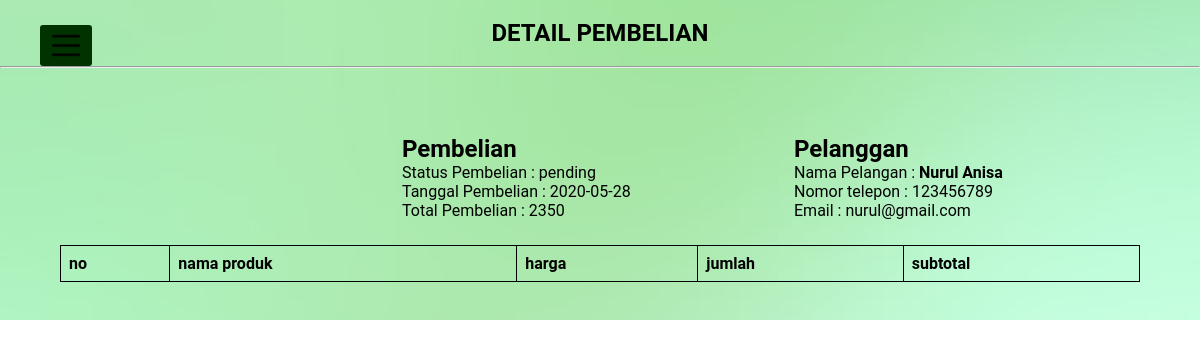
/admin/index.php?halaman=detail&id=2 (signed in), run on the app's committed database.
### tables this page shows
CREATE TABLE `pembelian` (
  `id_pembelian` int(11) NOT NULL,
  `id_karyawan` int(11) NOT NULL,
  `tanggal_pembelian` date NOT NULL,
  `total_pembelian` int(11) NOT NULL,
  `status_pembelian` varchar(100) NOT NULL DEFAULT 'pending',
  `pengiriman` varchar(100) NOT NULL
);

CREATE TABLE `karyawan` (
  `id_karyawan` int(11) NOT NULL,
  `pelanggan` varchar(255) NOT NULL,
  `email_pelanggan` varchar(255) NOT NULL,
  `password_pelanggan` varchar(25) NOT NULL,
  `telepon_pelanggan` int(25) NOT NULL
);

### admin/detail.php (the view, shortened to what this page needs)
<!DOCTYPE html>
<html>
<head>
	 <link rel="stylesheet" href="../css/index-admin.css">
</head>
<body><br>
<center><h1>DETAIL PEMBELIAN</h1></center><br>
<hr><br>
<?php
	$ambil = $koneksi->query("SELECT * FROM pembelian JOIN karyawan
		ON pembelian.id_karyawan=karyawan.id_karyawan
		WHERE pembelian.id_pembelian='$_GET[id]'");
	$detail = $ambil->fetch_assoc();
 ?>
<!--  <pre><?php print_r($detail); ?></pre>
 -->
 <br><br>
<div class="row3">
	<div class="column3">
  </div>
  <div class="column3">
  	<h2> Pembelian</h2>
	 	Status Pembelian : <?php echo $detail['status_pembelian']; ?><br>
	 	Tanggal Pembelian : <?php echo $detail['tanggal_pembelian'];  ?><br>
 	Total Pembelian : <?php echo $detail['total_pembelian']; ?>
	<br>
  </div>
  <div class="column3">
  	<h2>Pelanggan</h2>
 <p>
 	     Nama Pelangan : <strong><?php echo $detail['pelanggan']; ?></strong><br>
	 	Nomor telepon : <?php echo $detail['telepon_pelanggan']; ?><br>
	 	Email : <?php echo $detail['email_pelanggan']; ?><br>
 </p>
  </div>
</div>
<center>
 <table class="tablee">
 	<thead>
 		<tr>
 			<th>no</th>
 			<th>nama produk</th>
 			<th>harga</th>
 			<th>jumlah</th>
 			<th>subtotal</th>
 		</tr>
 	</thead>
 </table></center><br>
 <br>
</body>
</html>

### css/index-admin.css (style rules this page uses)
* { padding: 0; margin: 0; list-style: none; text-decoration: none; }
body { font-family: 'Roboto', sans-serif; }
.tablee { border-collapse: collapse; border-spacing: 0; width: 90%; border: 1px solid #000; }
th, td { text-align: left; padding: 8px; border: 1px solid #000; }
.column3 { float: left; width: 31%; padding: 10px; height: 100px; }
.row3:after { content: ""; display: table; clear: both; }

### data on the page
pembelian: status_pembelian "pending", tanggal_pembelian "2020-05-28", total_pembelian "2350", id_karyawan.pelanggan "Nurul Anisa", id_karyawan.telepon_pelanggan "123456789", id_karyawan.email_pelanggan "nurul@gmail.com"
